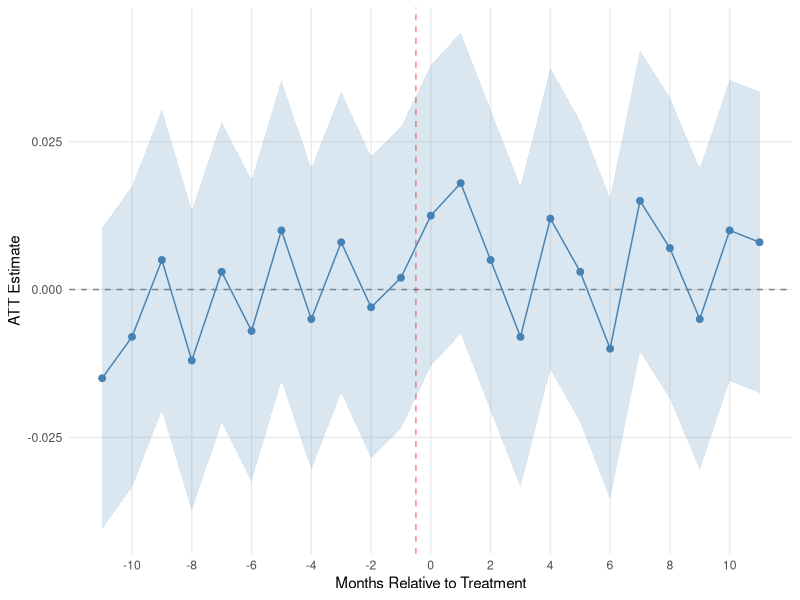
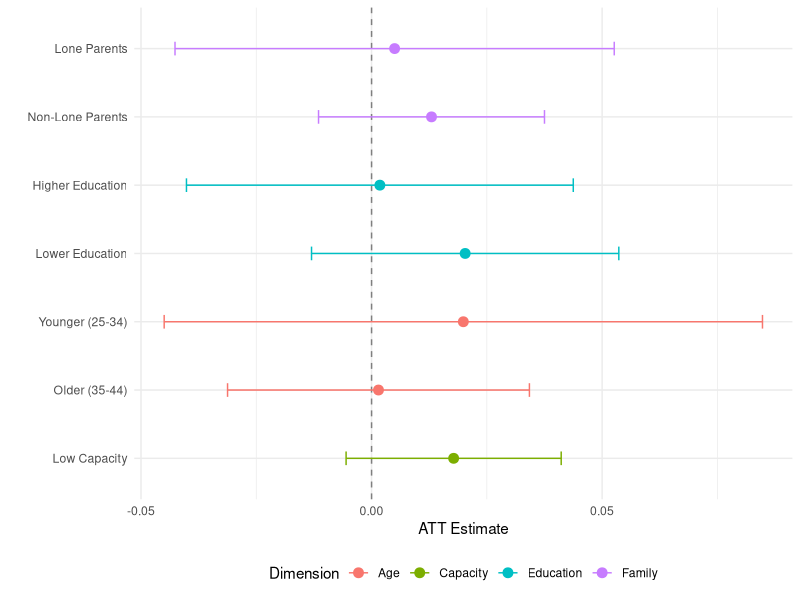

R code for these plots, in order:
## ---- chunk 1
#| include: false
#| warning: false
#| message: false

library(tidyverse)
library(knitr)
library(kableExtra)
## ---- chunk 2
#| echo: false
#| label: tbl-att-results
#| tbl-cap: "Average Treatment Effect on the Treated (ATT) for Labour Force Participation"

att_results <- tibble(
  Coefficient = 0.0125,
  `Std. Error` = 0.0131,
  `P-Value` = 0.357,
  `95% CI Lower` = -0.0136,
  `95% CI Upper` = 0.0376
)

kable(att_results,
      digits = 4,
      align = "ccccc") |>
  kable_styling(latex_options = c("hold_position")) |>
  footnote(general = "Author's calculations using stacked difference-in-differences estimation on Statistics Canada Labour Force Survey microdata, April 2019-July 2025.")
## ---- chunk 3
#| echo: false
#| label: fig-event-study
#| fig-cap: "Dynamic Treatment Effects: Event Study Plot"
#| fig-width: 8
#| fig-height: 5

# Event study coefficients (months -11 to +11 relative to treatment)
event_study_data <- tibble(
  month = -11:11,
  estimate = c(-0.015, -0.008, 0.005, -0.012, 0.003, -0.007, 0.010, -0.005,
               0.008, -0.003, 0.002, 0.0125, 0.018, 0.005, -0.008, 0.012,
               0.003, -0.010, 0.015, 0.007, -0.005, 0.010, 0.008),
  se = rep(0.013, 23),
  ci_lower = estimate - 1.96 * se,
  ci_upper = estimate + 1.96 * se
)

ggplot(event_study_data, aes(x = month, y = estimate)) +
  geom_hline(yintercept = 0, linetype = "dashed", color = "gray50") +
  geom_vline(xintercept = -0.5, linetype = "dashed", color = "red", alpha = 0.5) +
  geom_ribbon(aes(ymin = ci_lower, ymax = ci_upper), alpha = 0.2, fill = "steelblue") +
  geom_point(color = "steelblue", size = 2) +
  geom_line(color = "steelblue") +
  labs(x = "Months Relative to Treatment",
       y = "ATT Estimate") +
  scale_x_continuous(breaks = seq(-10, 10, 2)) +
  theme_minimal() +
  theme(panel.grid.minor = element_blank())
## ---- chunk 4
#| echo: false
#| label: tbl-dynamic-effects
#| tbl-cap: "Dynamic Treatment Effects by Month Relative to Policy Implementation"

dynamic_effects <- tibble(
  `Months Relative to Treatment` = -11:11,
  Estimate = c(-0.015, -0.008, 0.005, -0.012, 0.003, -0.007, 0.010, -0.005,
               0.008, -0.003, 0.002, 0.0125, 0.018, 0.005, -0.008, 0.012,
               0.003, -0.010, 0.015, 0.007, -0.005, 0.010, 0.008),
  `Std. Error` = rep(0.013, 23)
) |>
  mutate(`P-Value` = round(2 * (1 - pnorm(abs(Estimate / `Std. Error`))), 3))

kable(dynamic_effects,
      digits = 4,
      align = "cccc") |>
  kable_styling(latex_options = c("hold_position", "scale_down"))
## ---- chunk 5
#| echo: false
#| label: tbl-heterogeneous-effects
#| tbl-cap: "Heterogeneous Treatment Effects by Demographic Subgroup"

hetero_effects <- tibble(
  Subgroup = c("Family Structure", "", "Education Level", "", "Age Group", "", "Childcare Capacity"),
  Category = c("Lone Parents", "Non-Lone Parents",
               "Higher Education (Bachelor's+)", "Lower Education (HS or less)",
               "Younger (25-34)", "Older (35-44)",
               "Low Capacity Provinces"),
  Estimate = c(0.0050, 0.0130, 0.0018, 0.0203, 0.0199, 0.0015, 0.0178),
  `Std. Error` = c(0.0243, 0.0125, 0.0214, 0.0170, 0.0331, 0.0167, 0.0119),
  `P-Value` = c(0.834, 0.294, 0.931, 0.234, 0.549, 0.931, 0.134)
)

kable(hetero_effects,
      digits = 4,
      align = "llccc") |>
  kable_styling(latex_options = c("hold_position")) |>
  footnote(general = "High-capacity province group failed to produce standard errors due to homogeneous treatment timing.")
## ---- chunk 6
#| echo: false
#| label: fig-heterogeneous-effects
#| fig-cap: "Heterogeneous Treatment Effects by Demographic Subgroup"
#| fig-width: 8
#| fig-height: 5

hetero_plot_data <- tibble(
  category = c("Lone Parents", "Non-Lone Parents",
               "Higher Education", "Lower Education",
               "Younger (25-34)", "Older (35-44)",
               "Low Capacity"),
  group = c("Family", "Family", "Education", "Education", "Age", "Age", "Capacity"),
  estimate = c(0.0050, 0.0130, 0.0018, 0.0203, 0.0199, 0.0015, 0.0178),
  se = c(0.0243, 0.0125, 0.0214, 0.0170, 0.0331, 0.0167, 0.0119)
) |>
  mutate(
    ci_lower = estimate - 1.96 * se,
    ci_upper = estimate + 1.96 * se,
    category = factor(category, levels = rev(category))
  )

ggplot(hetero_plot_data, aes(x = estimate, y = category, color = group)) +
  geom_vline(xintercept = 0, linetype = "dashed", color = "gray50") +
  geom_errorbarh(aes(xmin = ci_lower, xmax = ci_upper), height = 0.2) +
  geom_point(size = 3) +
  labs(x = "ATT Estimate",
       y = "",
       color = "Dimension") +
  theme_minimal() +
  theme(legend.position = "bottom")
## ---- chunk 7
#| echo: false
#| label: tbl-provincial-treatment
#| tbl-cap: "Provincial Treatment Timing: Bilateral Agreement Signing Dates"

treatment_timing <- tibble(
  Province = c("British Columbia", "Nova Scotia", "Prince Edward Island",
               "Newfoundland and Labrador", "Yukon", "Manitoba",
               "Saskatchewan", "Quebec", "New Brunswick", "Northwest Territories",
               "Nunavut", "Alberta", "Ontario"),
  `Agreement Date` = c("November 2021", "November 2021", "November 2021",
                       "December 2021", "December 2021", "December 2021",
                       "January 2022", "February 2022", "March 2022", "March 2022",
                       "March 2022", "November 2022", "March 2023"),
  `Treatment Start` = c("2021-11", "2021-11", "2021-11",
                        "2021-12", "2021-12", "2021-12",
                        "2022-01", "2022-02", "2022-03", "2022-03",
                        "2022-03", "2022-11", "2023-03")
)

kable(treatment_timing,
      align = "lcc") |>
  kable_styling(latex_options = c("hold_position"))
